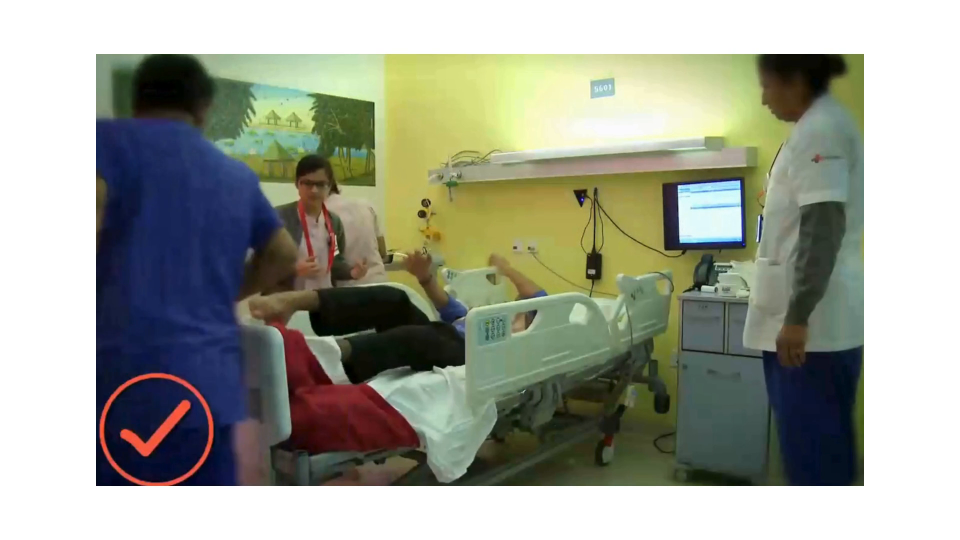
#> input picture frame 20 of MODEL 3-VIDEO-INPUT.mp4, 1920 x 1080 px, given in place of FNSEIZURE.mp4, which was not available (shown at 1/2 size)
$ jupyter execute 'MODEL 2 CODE.ipynb'
#> lines starting #> are read from the running program, lines starting #| are printed output that depends on the picture; after the words box and inside, x2 and y2 are one past the last pixel; in counts of white or black regions, pixels touching at a corner belong together; pictures that were not available may be replaced by others from this repository, and a replacement may not be noted
[cell 1]
import cv2
from IPython.display import Video, display

# Define the output video file
output_file = 'output_video.avi'

# Open the video capture
cap = cv2.VideoCapture('FNSEIZURE.mp4')

# Get the frame width and height
frame_width = int(cap.get(cv2.CAP_PROP_FRAME_WIDTH))
frame_height = int(cap.get(cv2.CAP_PROP_FRAME_HEIGHT))

# Define the codec and create VideoWriter object
out = cv2.VideoWriter(output_file, cv2.VideoWriter_fourcc(*'XVID'), 20.0, (frame_width, frame_height))

ret, frame1 = cap.read()
#> frame1 is the input picture: shape (1080, 1920, 3); mean B, G, R 148.2, 161.3, 158
ret, frame2 = cap.read()
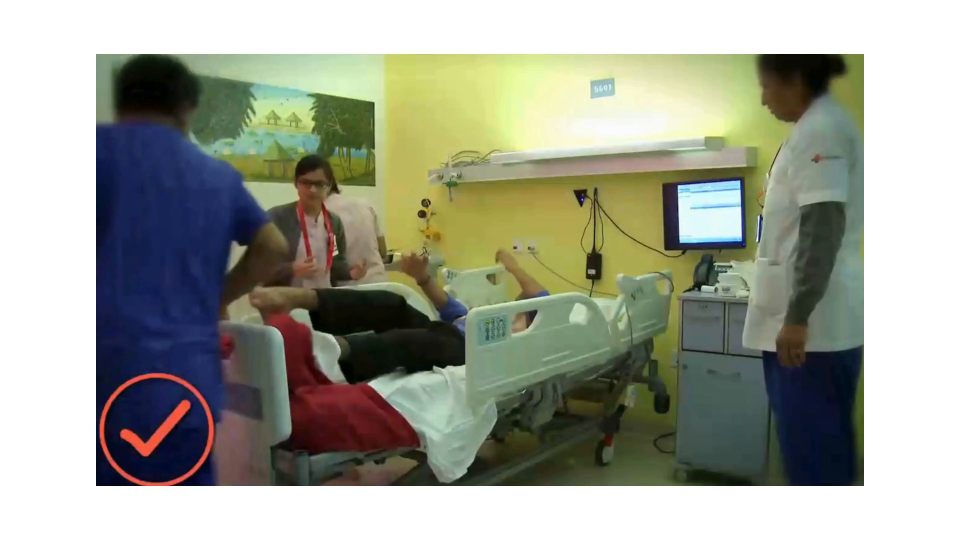
#> input picture frame 21 of MODEL 3-VIDEO-INPUT.mp4, 1920 x 1080 px, given in place of FNSEIZURE.mp4, which was not available (shown at 1/2 size)
#> frame2 is the input picture: shape (1080, 1920, 3); mean B, G, R 148.3, 162, 159.1

while cap.isOpened():
    diff = cv2.absdiff(frame1, frame2)
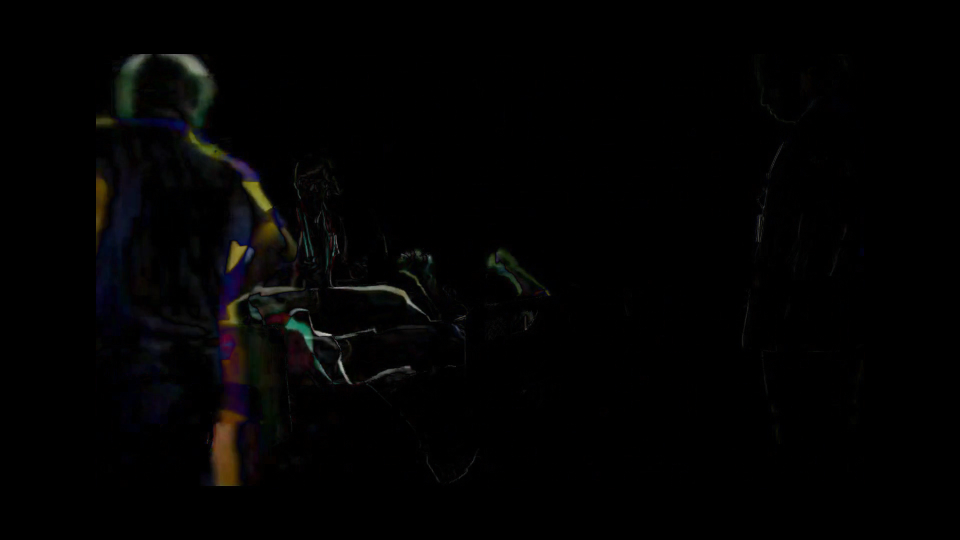
#> diff: shape (1080, 1920, 3) (shown at 1/2 size); mean B, G, R 2.4, 2.5, 2.6
    gray = cv2.cvtColor(diff, cv2.COLOR_BGR2GRAY)
    blur = cv2.GaussianBlur(gray, (5, 5), 0)
    _, thresh = cv2.threshold(blur, 20, 255, cv2.THRESH_BINARY)
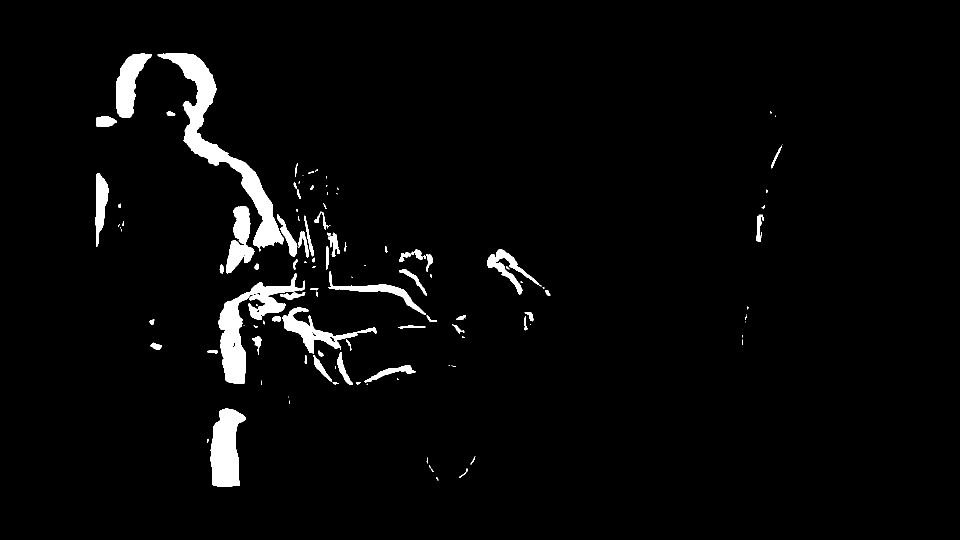
#> thresh: shape (1080, 1920) (shown at 1/2 size); 3.1% white; 121 white regions (48 under 20 px), largest, box (x1, y1, x2, y2) and area: (315, 107, 567, 503) 15938, (436, 547, 610, 768) 10562, (421, 816, 492, 973) 7685
    dilated = cv2.dilate(thresh, None, iterations=3)
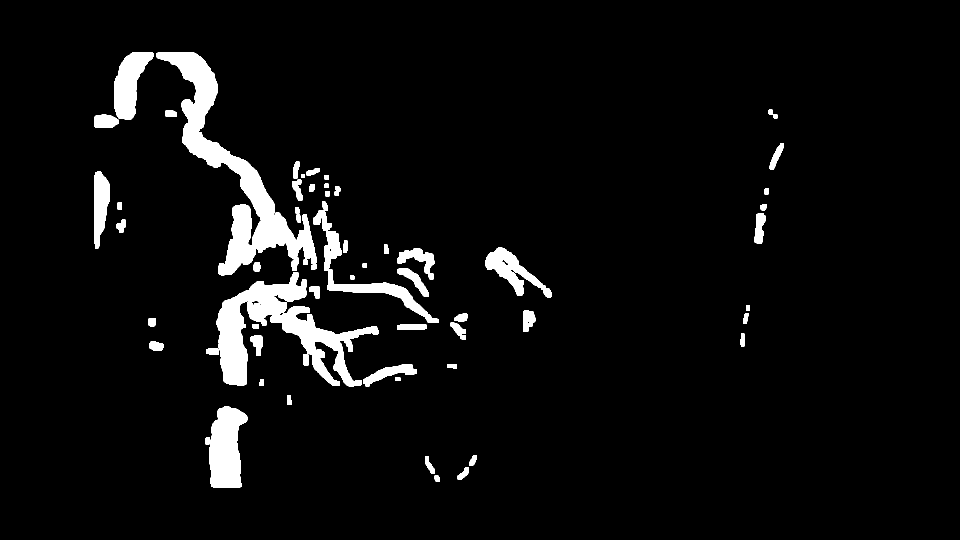
#> dilated: shape (1080, 1920) (shown at 1/2 size); 5% white; 58 white regions
    contours, _ = cv2.findContours(dilated, cv2.RETR_TREE, cv2.CHAIN_APPROX_SIMPLE)
#> contours = 66 contours, 4 with area under 20; largest, box (x1, y1, x2, y2) and area: (312, 104, 633, 551) 29536, (412, 544, 757, 773) 24823, (411, 813, 495, 976) 9070, (626, 403, 877, 646) 6650, (229, 104, 307, 239) 5850

    for contour in contours:
        (x, y, w, h) = cv2.boundingRect(contour)
        if cv2.contourArea(contour) < 1000:
            continue
        cv2.rectangle(frame1, (x, y), (x+w, y+h), (0, 255, 0), 2)
        cv2.putText(frame1, 'MOVEMENT', (x, y-10), cv2.FONT_HERSHEY_SIMPLEX, 1, (0, 255, 0), 3)
#> this loop made 66 passes
#> (x, y, w, h) on passes 1 to 12: (869, 951, 11, 13), (915, 934, 23, 25), (850, 912, 20, 35), (938, 910, 16, 22), (411, 813, 84, 163), (574, 790, 9, 20), (519, 758, 8, 14), (791, 754, 10, 8), (894, 728, 20, 9), (726, 728, 108, 45), (298, 682, 29, 20), (501, 670, 25, 42)
#> (contour, x, y, w, h) on passes 27, 32, 48, 55: ([[517, 606], [518, 605], [519, 606], [518, 607]], 517, 605, 3, 3), ([[725, 527], [725, 534], [733, 534], [733, 527]], 725, 527, 9, 8), ([[651, 382], [651, 392], [658, 392], [658, 382]], 651, 382, 8, 11), ([[602, 348], [602, 354], [609, 354], [609, 348]], 602, 348, 8, 7)
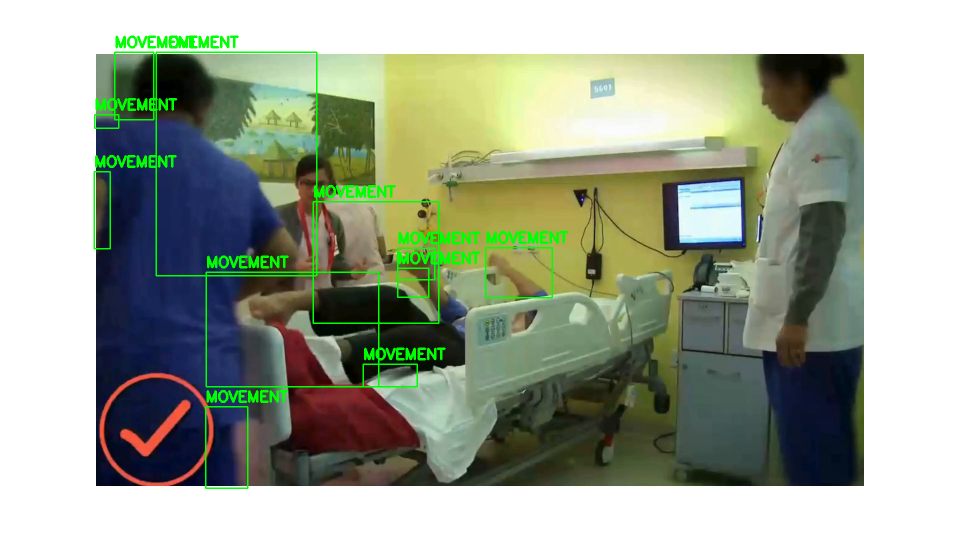
#> frame1: shape (1080, 1920, 3) (shown at 1/2 size); 2.1% of pixels changed, all inside (x1, y1, x2, y2) = (187, 71, 1137, 978)

    # Write the frame to the output video
    out.write(frame1)

    frame1 = frame2
    ret, frame2 = cap.read()
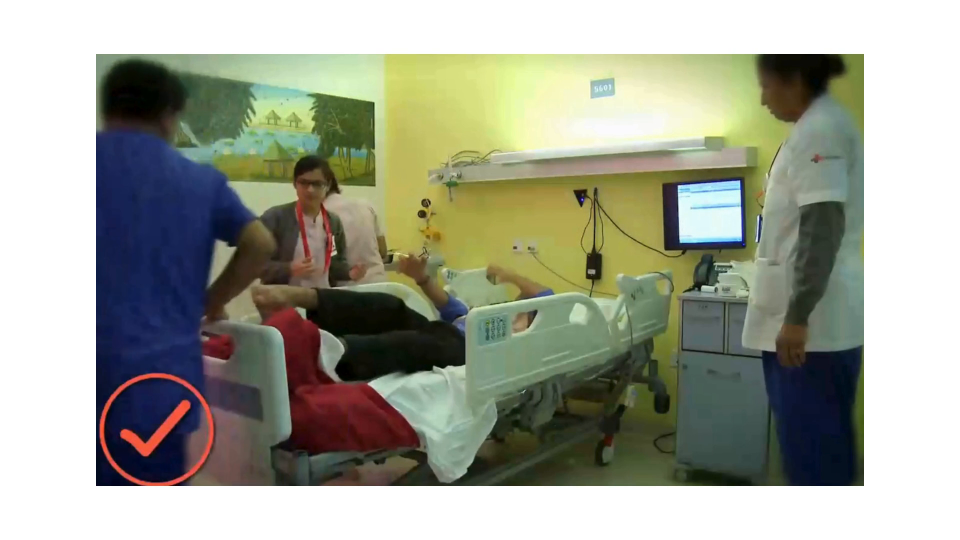
#> input picture frame 22 of MODEL 3-VIDEO-INPUT.mp4, 1920 x 1080 px, given in place of FNSEIZURE.mp4, which was not available (shown at 1/2 size)
#> frame2 is the input picture: shape (1080, 1920, 3); mean B, G, R 148.3, 162.9, 160.1

    if not ret:
        break

# Release everything
cap.release()
out.release()
cv2.destroyAllWindows()

# Display the video in Jupyter Notebook
display(Video(output_file))

$ run again, starting later in the video
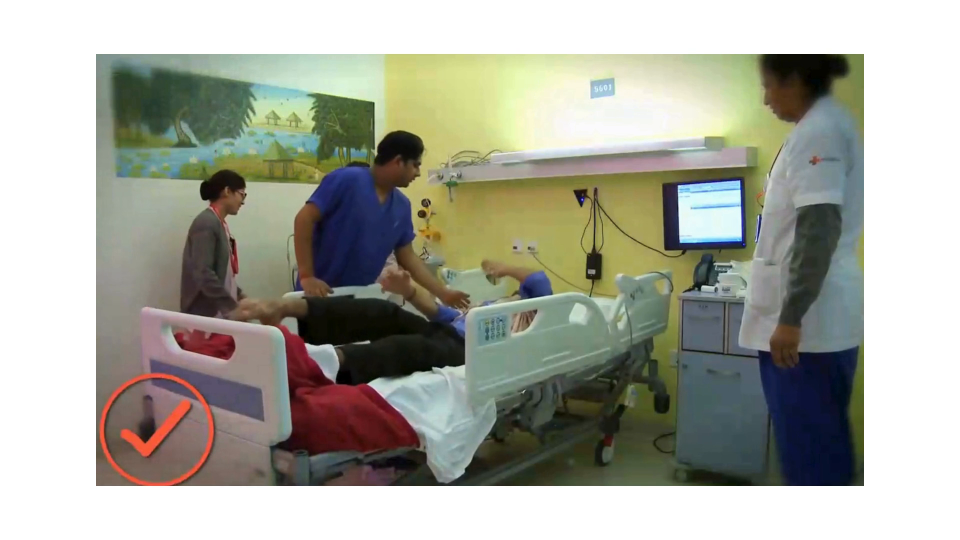
#> input picture frame 91 of MODEL 3-VIDEO-INPUT.mp4, 1920 x 1080 px, given in place of FNSEIZURE.mp4, which was not available (shown at 1/2 size)
#> frame1 is the input picture: shape (1080, 1920, 3); mean B, G, R 157.6, 168.6, 167.6
#> `_, thresh = cv2.threshold(blur, 20, 255, cv2.THRESH_BINARY)`:
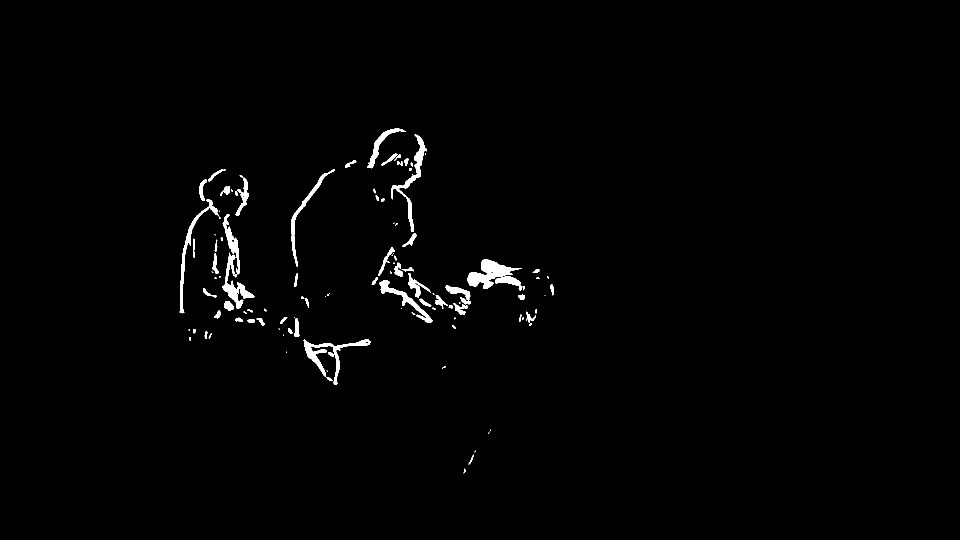
#> thresh: shape (1080, 1920) (shown at 1/2 size); 1.2% white; 113 white regions (40 under 20 px), largest, box (x1, y1, x2, y2) and area: (934, 519, 1044, 581) 3302, (607, 678, 741, 769) 2162, (783, 269, 854, 464) 1992
#> dilated: shape (1080, 1920); 2.7% white; 43 white regions
#> contours = 61 contours, 9 with area under 20; largest, box (x1, y1, x2, y2) and area: (740, 492, 945, 648) 11681, (356, 336, 512, 630) 10966, (760, 266, 857, 497) 5770, (604, 675, 744, 772) 5398, (931, 516, 1052, 584) 4825
#> the loop `for contour in contours:` made 61 passes
#> (x, y, w, h) on passes 1, 2, 3, 4, 6, 7, 8, 9: (924, 934, 10, 16), (934, 898, 21, 34), (973, 856, 12, 15), (881, 729, 14, 11), (604, 675, 140, 97), (636, 707, 35, 49), (627, 697, 6, 4), (653, 695, 11, 8)
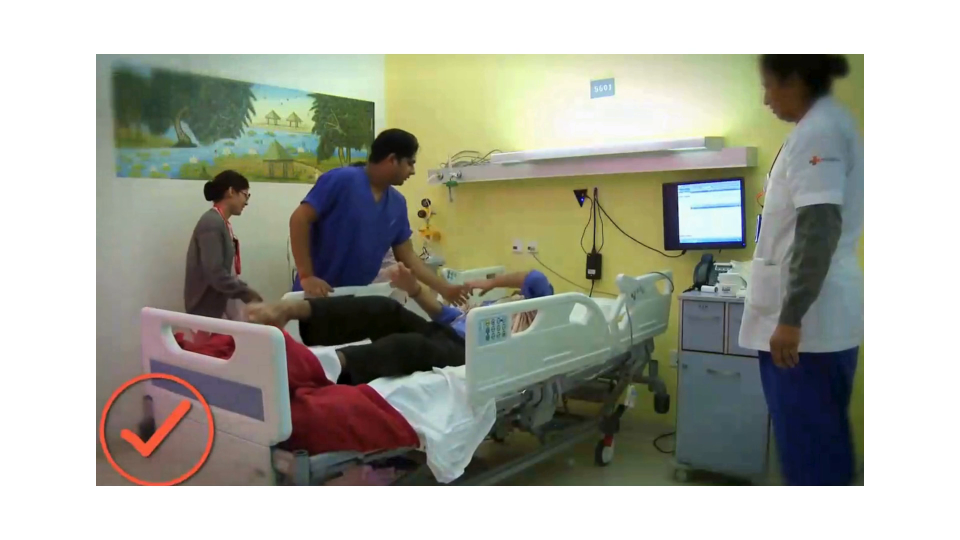
#> input picture frame 93 of MODEL 3-VIDEO-INPUT.mp4, 1920 x 1080 px, given in place of FNSEIZURE.mp4, which was not available (shown at 1/2 size)
#> frame2 is the input picture: shape (1080, 1920, 3); mean B, G, R 157.8, 168.6, 167.6

$ run again, starting later in the video
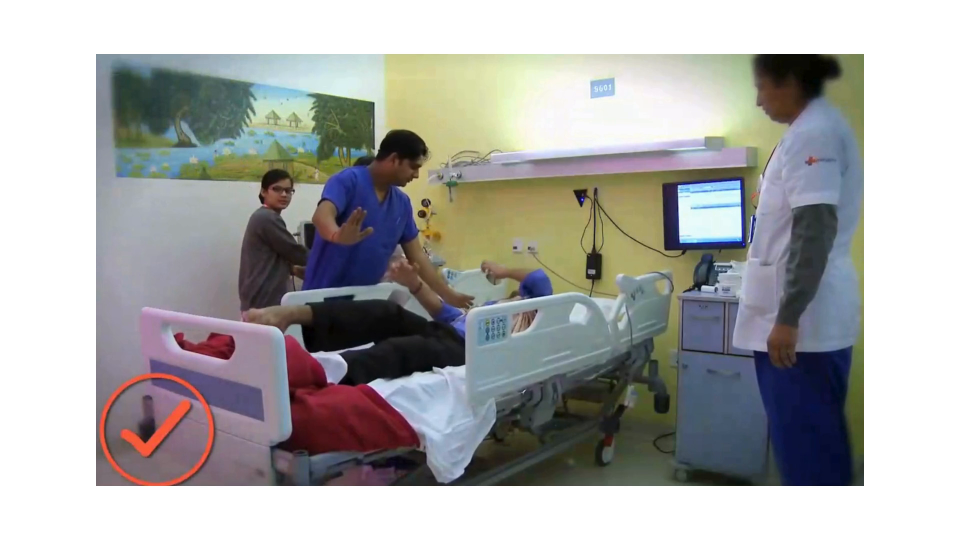
#> input picture frame 163 of MODEL 3-VIDEO-INPUT.mp4, 1920 x 1080 px, given in place of FNSEIZURE.mp4, which was not available (shown at 1/2 size)
#> frame1 is the input picture: shape (1080, 1920, 3); mean B, G, R 167.9, 169.1, 169.1
#> `_, thresh = cv2.threshold(blur, 20, 255, cv2.THRESH_BINARY)`:
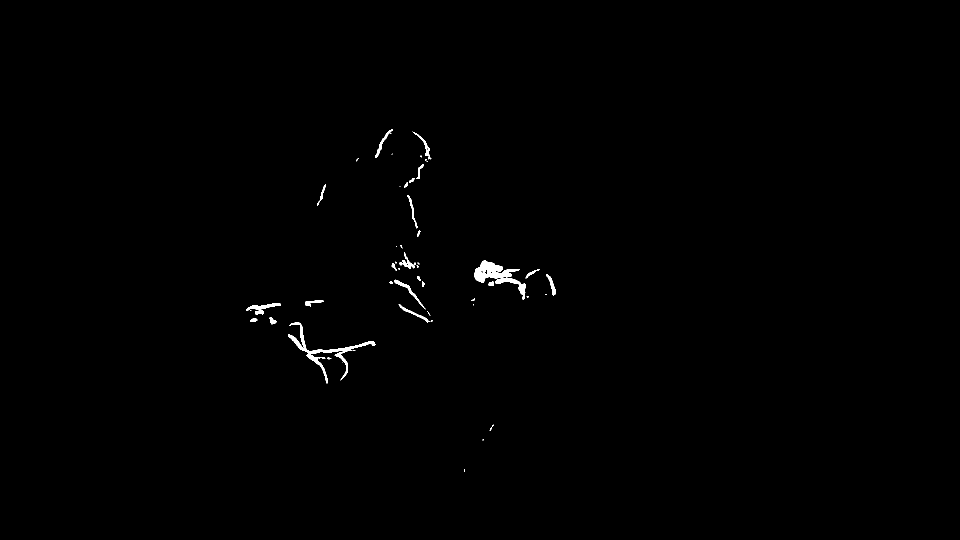
#> thresh: shape (1080, 1920) (shown at 1/2 size); 0.42% white; 54 white regions (24 under 20 px), largest, box (x1, y1, x2, y2) and area: (576, 645, 751, 767) 2229, (948, 521, 1040, 565) 1831, (990, 555, 1051, 599) 676
#> dilated: shape (1080, 1920); 1.1% white; 26 white regions
#> contours = 29 contours, 2 with area under 20; largest, box (x1, y1, x2, y2) and area: (573, 642, 754, 770) 5274, (945, 518, 1060, 602) 4160, (775, 556, 869, 648) 2186, (805, 260, 866, 378) 1662, (780, 501, 842, 544) 1266
#> the loop `for contour in contours:` made 29 passes
#> (x, y, w, h) on passes 1 to 8: (925, 935, 8, 12), (962, 875, 8, 9), (976, 846, 14, 19), (573, 642, 181, 128), (630, 707, 37, 8), (497, 634, 21, 13), (536, 631, 21, 21), (489, 603, 76, 30)
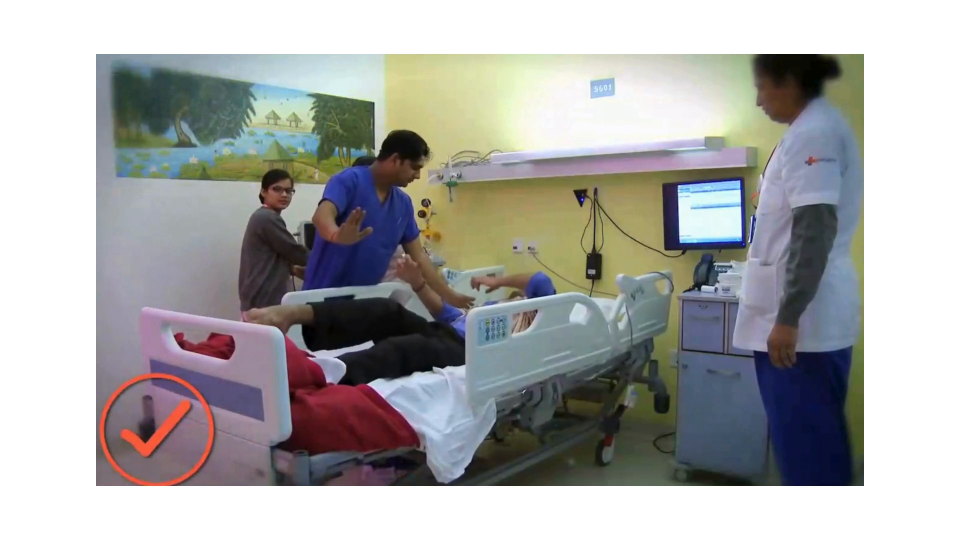
#> input picture frame 165 of MODEL 3-VIDEO-INPUT.mp4, 1920 x 1080 px, given in place of FNSEIZURE.mp4, which was not available (shown at 1/2 size)
#> frame2 is the input picture: shape (1080, 1920, 3); mean B, G, R 168, 169.2, 169.2
